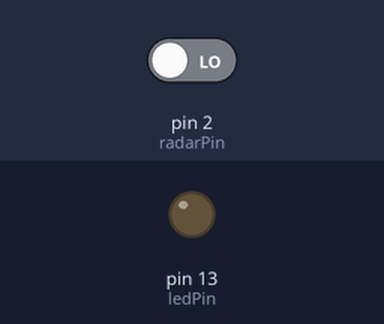
A sketch run on a simulated Arduino Uno, built with avr-gcc and run on an emulated ATmega328P. On the bench: output pins drawn as LEDs (lit = HIGH). Inputs (shaded band) come from the test bench; at power-on: pin 2 (radarPin) LOW.

Above: at 1.2 s.
1.3 s: pin 2 (radarPin) driven HIGH
At 1.6 s:
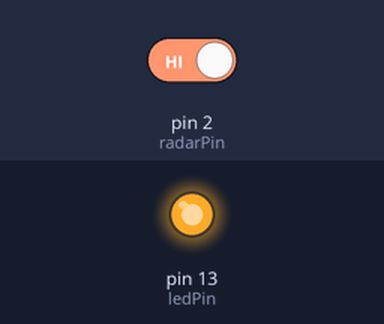
2.8 s: pin 2 (radarPin) driven LOW
At 4.0 s:
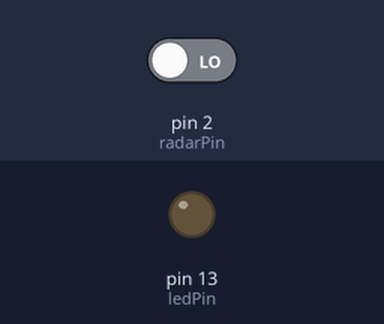
Timing chart, 0 to 5.8 s (numbered marks = the images above; inputs shaded):
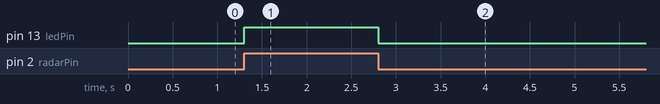

The sketch:

Radar.ino
```cpp
//Radar 1


int radarPin = 2;
int ledPin = 13;

boolean status = false;

void setup() {

pinMode(radarPin, INPUT);
pinMode(ledPin, OUTPUT);

}

void loop() {

  status = digitalRead(radarPin);
  digitalWrite(ledPin,status);
  delay(3);
}
```

Measured:
- after the input at 1.3 s, pin 13 (ledPin): LOW → HIGH at once
- after the input at 2.8 s, pin 13 (ledPin): HIGH → LOW at once
